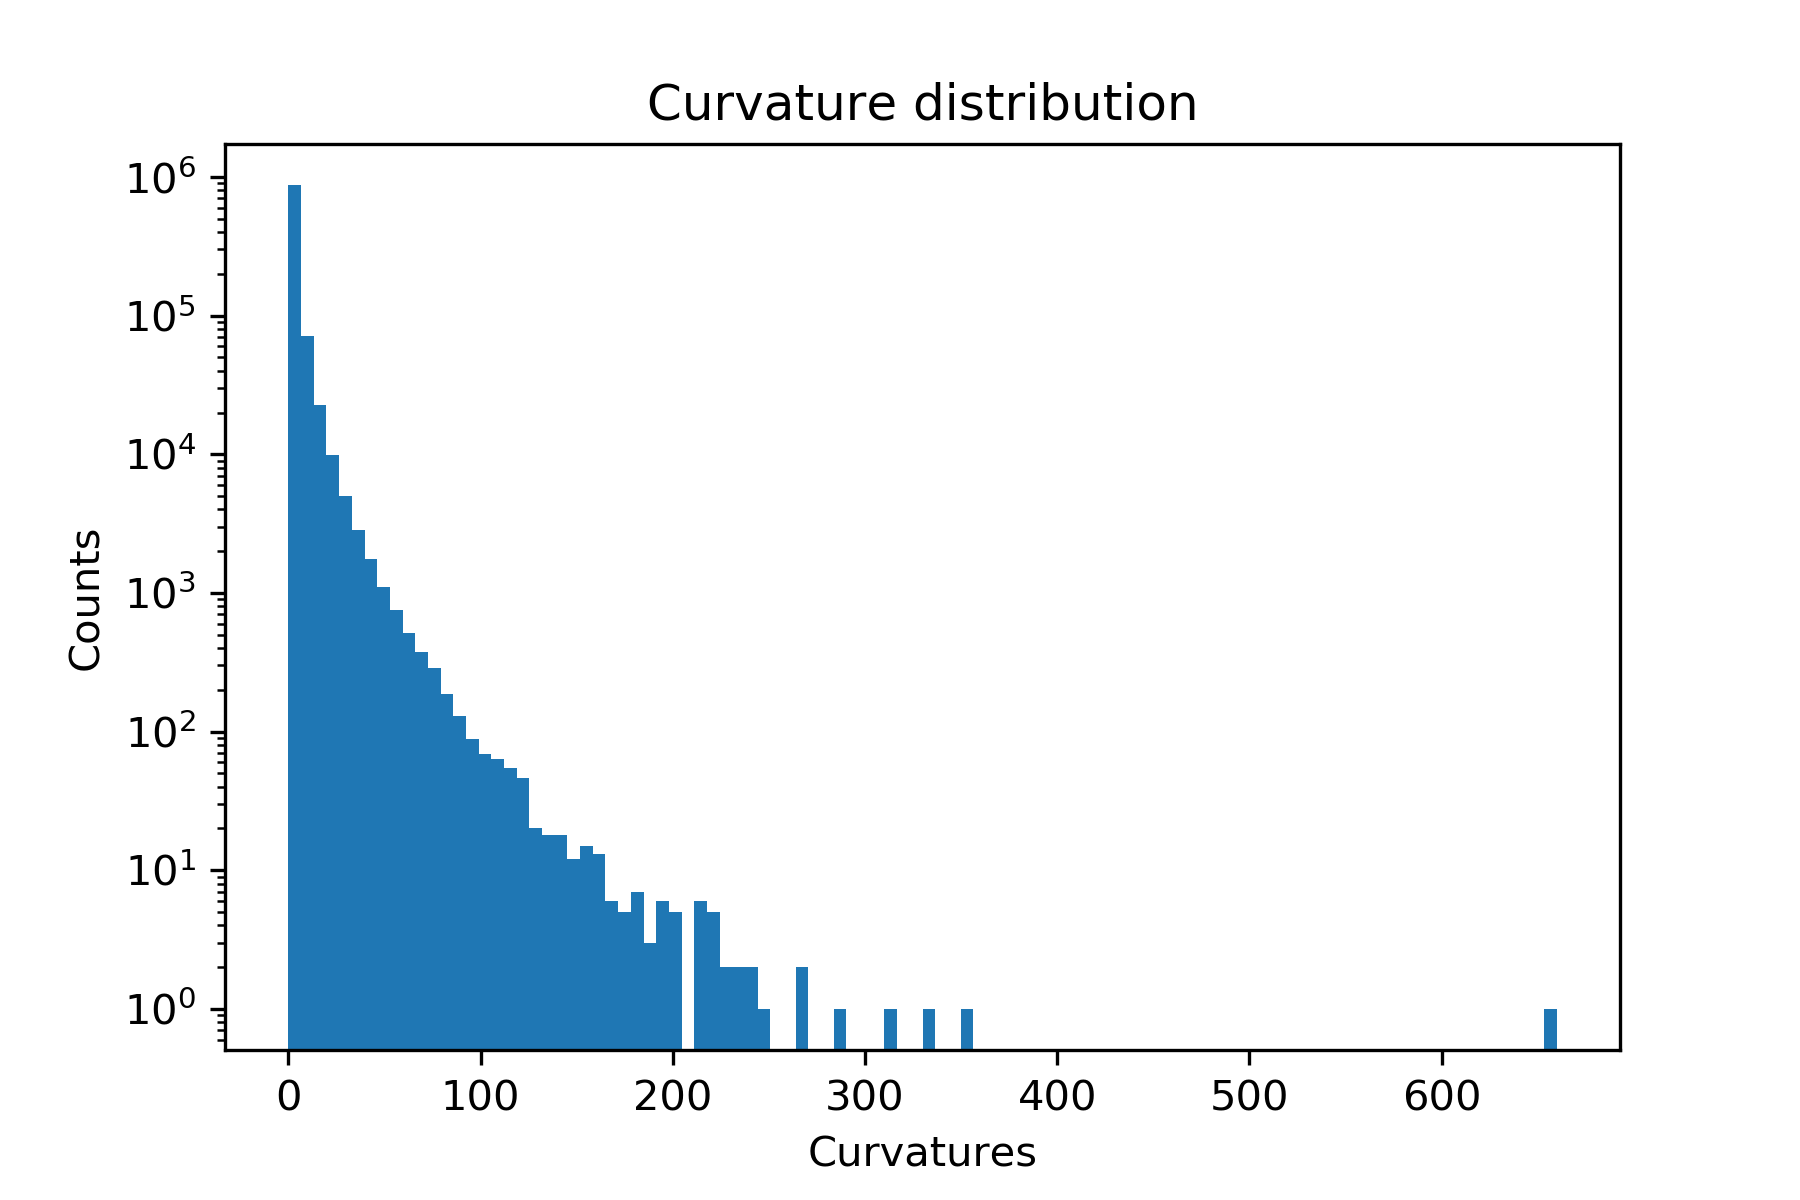

Recreate this plot in Python.
#!/usr/bin/env python3
# -*- coding: utf-8 -*-
"""
Created on Wed May 13 16:03:17 2020

@author: athani_m

Generates the historgram of the curvature data
"""

import os
import numpy as np
import matplotlib.pyplot as plt


os.getcwd()
Data = np.loadtxt(fname = "Curvature.txt")

plt.hist(Data[:,1], bins = 100, log = True)
plt.title('Curvature distribution')
plt.xlabel('Curvatures')
plt.ylabel('Counts')
plt.savefig('Histogram.png', dpi=300)